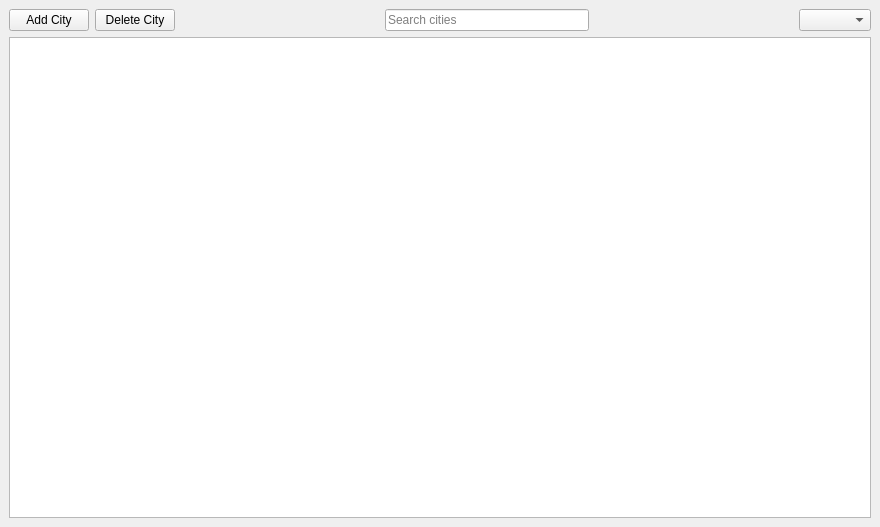
<?xml version="1.0" encoding="UTF-8"?>
<ui version="4.0">
 <class>MainWindow</class>
 <widget class="QMainWindow" name="MainWindow">
  <property name="enabled">
   <bool>true</bool>
  </property>
  <property name="geometry">
   <rect>
    <x>0</x>
    <y>0</y>
    <width>880</width>
    <height>527</height>
   </rect>
  </property>
  <property name="sizePolicy">
   <sizepolicy hsizetype="Expanding" vsizetype="Expanding">
    <horstretch>0</horstretch>
    <verstretch>0</verstretch>
   </sizepolicy>
  </property>
  <property name="maximumSize">
   <size>
    <width>16777215</width>
    <height>16777212</height>
   </size>
  </property>
  <property name="windowTitle">
   <string>Cities Database Editor</string>
  </property>
  <widget class="QWidget" name="centralwidget">
   <layout class="QVBoxLayout" name="verticalLayout">
    <item>
     <layout class="QHBoxLayout" name="horizontalLayout">
      <item>
       <widget class="QPushButton" name="addCityButton">
        <property name="text">
         <string>Add City</string>
        </property>
       </widget>
      </item>
      <item>
       <widget class="QPushButton" name="deleteCityButton">
        <property name="text">
         <string>Delete City</string>
        </property>
       </widget>
      </item>
      <item>
       <spacer name="horizontalSpacer">
        <property name="orientation">
         <enum>Qt::Horizontal</enum>
        </property>
        <property name="sizeHint" stdset="0">
         <size>
          <width>40</width>
          <height>20</height>
         </size>
        </property>
       </spacer>
      </item>
      <item>
       <widget class="QLineEdit" name="textFilterInput">
        <property name="text">
         <string/>
        </property>
        <property name="placeholderText">
         <string>Search cities</string>
        </property>
       </widget>
      </item>
      <item>
       <spacer name="horizontalSpacer_2">
        <property name="orientation">
         <enum>Qt::Horizontal</enum>
        </property>
        <property name="sizeHint" stdset="0">
         <size>
          <width>40</width>
          <height>20</height>
         </size>
        </property>
       </spacer>
      </item>
      <item>
       <widget class="QComboBox" name="populationFilterSelector"/>
      </item>
     </layout>
    </item>
    <item>
     <widget class="QTableView" name="citiesTable">
      <property name="enabled">
       <bool>true</bool>
      </property>
      <property name="sizeAdjustPolicy">
       <enum>QAbstractScrollArea::AdjustToContents</enum>
      </property>
      <property name="selectionMode">
       <enum>QAbstractItemView::SingleSelection</enum>
      </property>
      <property name="selectionBehavior">
       <enum>QAbstractItemView::SelectRows</enum>
      </property>
     </widget>
    </item>
   </layout>
  </widget>
 </widget>
 <resources/>
 <connections/>
</ui>
